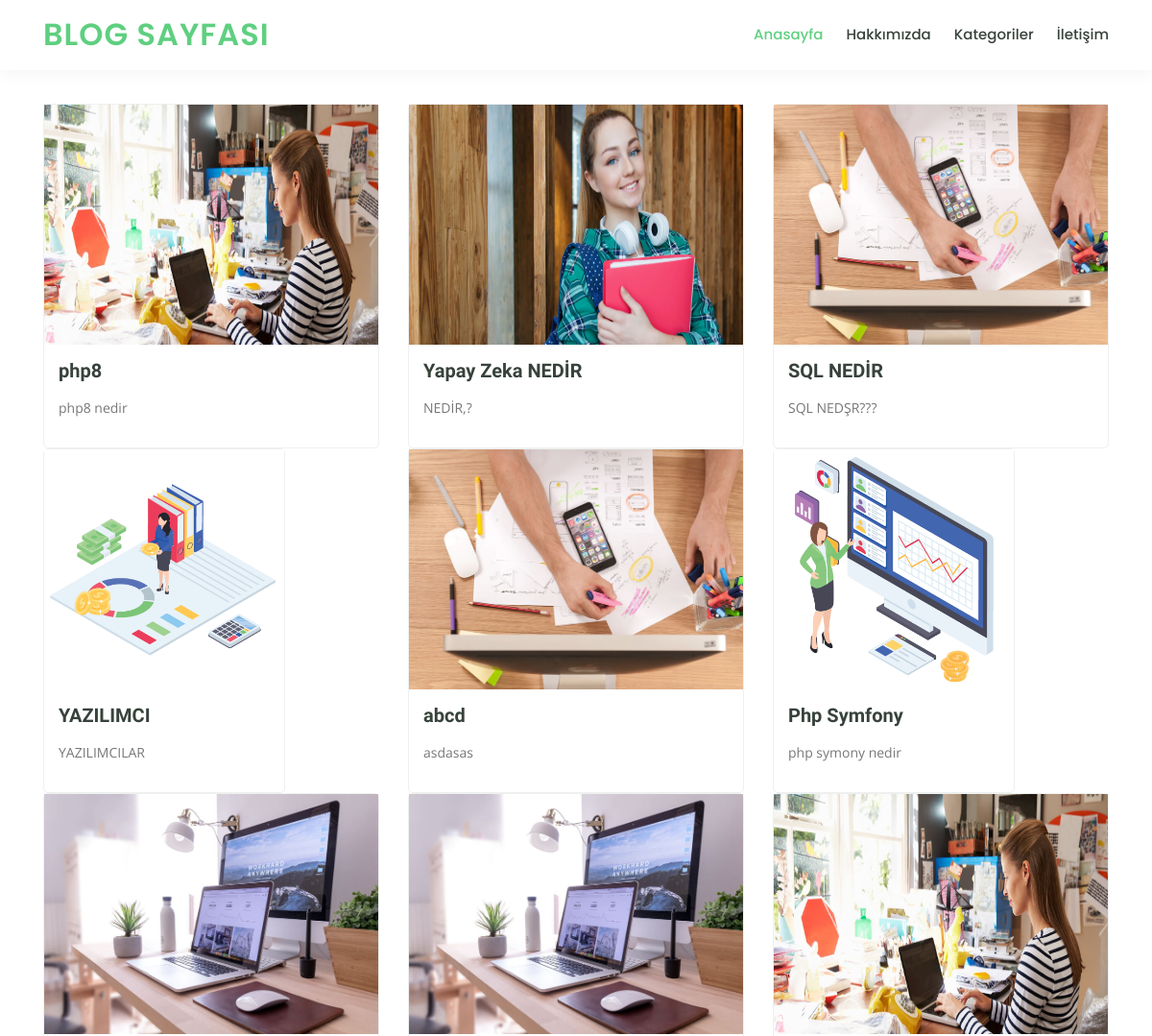
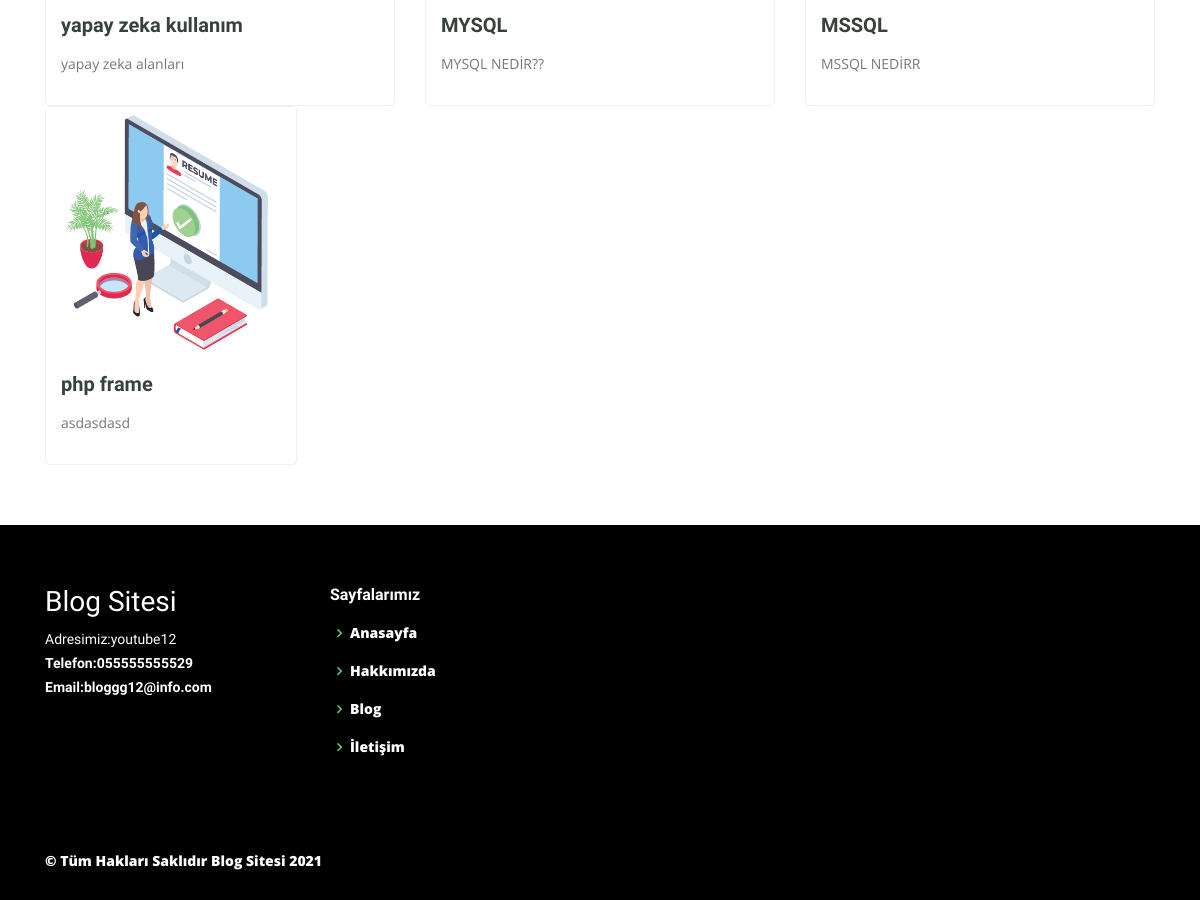
Screenshot of /blog.php with the database file from the repository (2 pictures, top to bottom).
### tables this page shows
CREATE TABLE `blog` (
  `blog_id` int(11) NOT NULL,
  `blog_baslik` varchar(250) NOT NULL,
  `blog_aciklama` text NOT NULL,
  `blog_resim` varchar(280) NOT NULL,
  `blog_sira` int(11) NOT NULL,
  `kategori_id` int(11) NOT NULL,
  `blog_zaman` varchar(200) NOT NULL DEFAULT current_timestamp()
);

CREATE TABLE `ayarlar` (
  `ayar_id` int(1) NOT NULL,
  `ayar_baslik` varchar(250) NOT NULL,
  `ayar_aciklama` text NOT NULL,
  `ayar_logo` varchar(120) NOT NULL,
  `ayar_adres` varchar(160) NOT NULL,
  `ayar_telefon` varchar(25) NOT NULL,
  `ayar_email` varchar(80) NOT NULL
);

### function.php (called while the page is built)
<?php
function seo($s) {
	$tr = array('ş','Ş','ı','I','İ','ğ','Ğ','ü','Ü','ö','Ö','Ç','ç','(',')','/',' ',',','?');
	$eng = array('s','s','i','i','i','g','g','u','u','o','o','c','c','','','-','-','','');
	$s = str_replace($tr,$eng,$s);
	$s = strtolower($s);
	$s = preg_replace('/&amp;amp;amp;amp;amp;amp;amp;amp;amp;.+?;/', '', $s);
	$s = preg_replace('/\s+/', '-', $s);
	$s = preg_replace('|-+|', '-', $s);
	$s = preg_replace('/#/', '', $s);
	$s = str_replace('.', '', $s);
	$s = trim($s, '-');
	return $s;
}
 ?>

### blog.php (the view)
<?php require_once 'header.php';
$blogsor=$baglanti->prepare("SELECT * FROM blog order by blog_sira ASC");
$blogsor->execute(array());
?>
<br><br>
  <main id="main" data-aos="fade-in">
    <section id="courses" class="courses">
      <div class="container" data-aos="fade-up">
        <div class="row" data-aos="zoom-in" data-aos-delay="100">
<?php while ($blogcek=$blogsor->fetch(PDO::FETCH_ASSOC)) { ?>
          <div class="col-lg-4 col-md-6 d-flex align-items-stretch">
            <div class="course-item">
              <img style="height: 250px" src="admin/resimler/blog/<?php echo $blogcek['blog_resim'] ?>" class="img-fluid" alt="...">
              <div class="course-content">
                <h3><a href="blog-detay-<?=seo($blogcek['blog_baslik']).'-'.$blogcek['blog_id'] ?>"><?php echo $blogcek['blog_baslik'] ?></a></h3>
                <p><?php
                $aciklama =$blogcek['blog_aciklama'];
                $bolaciklama = substr($aciklama, 0,50);
                echo $bolaciklama;
                 ?></p>
              </div>
            </div>
          </div>
  <?php } ?>
        </div>
      </div>
    </section>
  </main>
  <?php require_once 'footer.php'; ?>

### footer.php (shortened to what this page needs)
  <footer style="background-color: black" id="footer">
    <div style="background-color: black" class="footer-top">
      <div class="container">
        <div class="row">
          <div class="col-lg-3 col-md-6 footer-contact">
            <h3 style="color: white">Blog Sitesi</h3>
            <p style="color: white">
              Adresimiz:<?php echo $ayarcek['ayar_adres']; ?><br>
              <strong>Telefon:<?php echo $ayarcek['ayar_telefon']?><br>
              <strong>Email:<?php echo $ayarcek['ayar_email']?><br>
            </p>
          </div>
          <div class="col-lg-2 col-md-6 footer-links">
            <h4 style="color: white">Sayfalarımız</h4>
            <ul>
              <li><i class="bx bx-chevron-right"></i> <a style="color: white" href="index">Anasayfa</a></li>
              <li><i class="bx bx-chevron-right"></i> <a style="color: white" href="hakkimizda">Hakkımızda</a></li>
              <li><i class="bx bx-chevron-right"></i> <a style="color: white" href="blog">Blog</a></li>
              <li><i class="bx bx-chevron-right"></i> <a style="color: white" href="iletisim">İletişim</a></li>
            </ul>
          </div>
        </div>
      </div>
    </div>
    <div class="container d-md-flex py-4">
      <div class="mr-md-auto text-center text-md-left">
        <div style="color: white" class="copyright">
          &copy; Tüm Hakları Saklıdır <strong><span>Blog Sitesi </span>
            </strong> <?php echo date("Y") ?>
        </div>
        <div class="credits">
        </div>
      </div>
    </div>
  </footer>
</body>
</html>

### assets/css/style.css (style rules this page uses)
body { font-family: "Open Sans", sans-serif; color: #444444; }
a { color: #5fcf80; }
h1, h2, h3, h4, h5, h6 { font-family: "Raleway", sans-serif; }
section { padding: 60px 0; overflow: hidden; }
.courses .course-item { border-radius: 5px; border: 1px solid #eef0ef; }
.courses .course-content { padding: 15px; }
.courses .course-content h3 { font-weight: 700; font-size: 20px; }
.courses .course-content h3 a { color: #37423b; transition: 0.3s; }
.courses .course-content p { font-size: 14px; color: #777777; }
#footer { color: #37423b; font-size: 14px; background: #eef0ef; }
#footer .footer-top { padding: 60px 0 30px 0; background: #f9faf9; }
#footer .footer-top .footer-contact { margin-bottom: 30px; }
#footer .footer-top .footer-contact p { font-size: 14px; line-height: 24px; margin-bottom: 0; font-family: "Raleway", sans-serif; color: #777777; }
#footer .footer-top h4 { font-size: 16px; font-weight: bold; color: #444444; position: relative; padding-bottom: 12px; }
#footer .footer-top .footer-links { margin-bottom: 30px; }
#footer .footer-top .footer-links ul { list-style: none; padding: 0; margin: 0; }
#footer .footer-top .footer-links ul i { padding-right: 2px; color: #5fcf80; font-size: 18px; line-height: 1; }
#footer .footer-top .footer-links ul li { padding: 10px 0; display: flex; align-items: center; }
#footer .footer-top .footer-links ul li:first-child { padding-top: 0; }
#footer .footer-top .footer-links ul a { color: #777777; transition: 0.3s; display: inline-block; line-height: 1; }
#footer .credits { padding-top: 5px; font-size: 13px; }

### rows the page displays
blog: blog_resim (picture), blog_baslik "php8", blog_aciklama "php8 nedir"
blog: blog_resim (picture), blog_baslik "Yapay Zeka NEDİR", blog_aciklama "NEDİR,?"
blog: blog_resim (picture), blog_baslik "SQL NEDİR", blog_aciklama "SQL NEDŞR???"
blog: blog_resim (picture), blog_baslik "YAZILIMCI", blog_aciklama "YAZILIMCILAR"
blog: blog_resim (picture), blog_baslik "abcd", blog_aciklama "asdasas"
blog: blog_resim (picture), blog_baslik "Php Symfony", blog_aciklama "php symony nedir"
blog: blog_resim (picture), blog_baslik "yapay zeka kullanım", blog_aciklama "yapay zeka alanları"
blog: blog_resim (picture), blog_baslik "MYSQL", blog_aciklama "MYSQL NEDİR??"
blog: blog_resim (picture), blog_baslik "MSSQL", blog_aciklama "MSSQL NEDİRR"
blog: blog_resim (picture), blog_baslik "php frame", blog_aciklama "asdasdasd"
ayarlar: ayar_adres "youtube12", ayar_telefon "055555555529", ayar_email "bloggg12@info.com"
